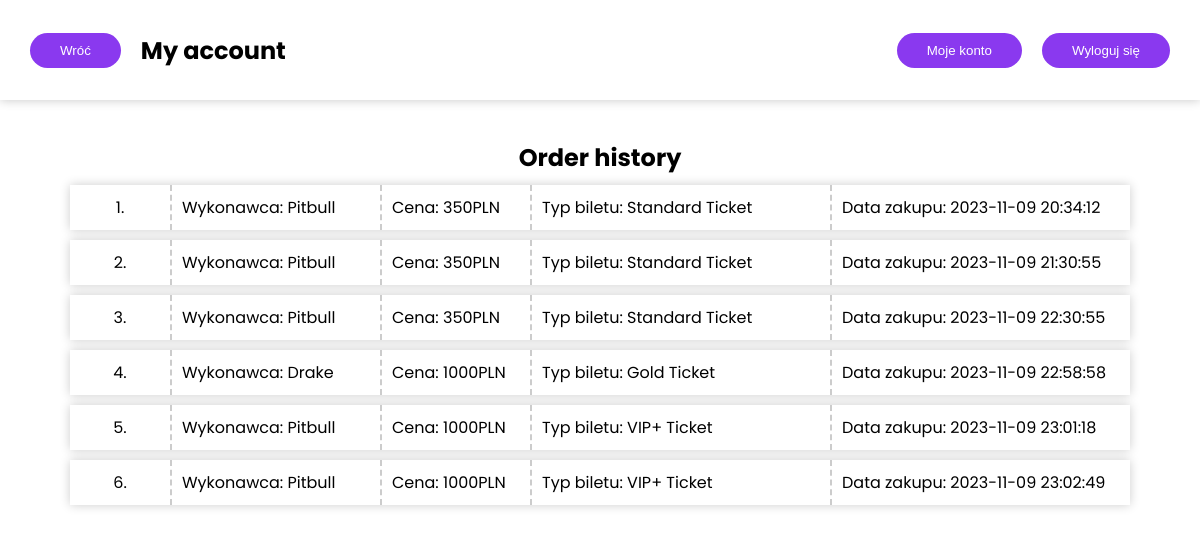
The app's page /account/account.php (signed in) with its own data.
### tables this page shows
CREATE TABLE `orders` (
  `orderID` int NOT NULL,
  `userName` varchar(255) NOT NULL,
  `eventName` varchar(255) NOT NULL,
  `eventID` int NOT NULL,
  `ticketPrice` float NOT NULL,
  `ticketName` varchar(255) NOT NULL,
  `ticketDate` varchar(255) NOT NULL
);

### account/account.php (the view, shortened to what this page needs)
<?php
  require_once $_SERVER['DOCUMENT_ROOT'] . '/tai_drugi/conn.php';
?>
<!DOCTYPE html>
<html lang="en">
  <head>
    <link rel="stylesheet" href="style.css" />
  </head>
  <body>
    <nav>
      <div class='functional-buttons'>
        <form action="../main/main.php" method="post">
          <input type="submit" value="Wróć" id="back-button" name="backbutton">
        </form>
        <span>
          <h1>
            My account
          </h1>
        </span>
      </div>
      <div class='functional-buttons'>
        <form method='post' action='../account/account.php'>
          <input type='submit' value='Moje konto' name="my-account"/>
        </form>
        <form action="account.php" method="post">
          <input type='submit' value='Wyloguj się' name='logout_input' />
        </form>
      </div>
    </nav>
    <article id="accounts-container">
      <h1>
        Order history
      </h1>
      <div class='order-history'>
        <?php
          $username = $_SESSION['username'];
          $orderedQ = "SELECT * FROM orders WHERE userName='$username'";
          $orderedTickers = mysqli_query($conn,$orderedQ);
          $i = 1;
          while($ticket = mysqli_fetch_assoc($orderedTickers)){
            echo "
              <div class='order-info'>
                <div class='order-count'>$i.</div>
                <div class='order-artist'>Wykonawca: $ticket[eventName]</div>
                <div class='order-price'>Cena: $ticket[ticketPrice]PLN</div>
                <div class='order-type'>Typ biletu: $ticket[ticketName]</div>
                <div class='order-date'>Data zakupu: $ticket[ticketDate]</div>
              </div>
            ";
            $i++;
          }
        ?>
      </div>
    </article>
</body>
</html>

### account/style.css (style rules this page uses)
body { font-family: "Poppins", sans-serif; margin: 0; overflow-x: hidden; animation: fadeIn 2s; }
h1 { margin: 0; }
nav { position: fixed; z-index: 9; height: 100px; width: 100vw; background: #fff; box-shadow: 0px 0px 10px 0px rgba(0, 0, 0, 0.226); padding: 0 30px; display: flex; align-items: center; justify-content: space-between; gap: 20px; }
nav .functional-buttons { display: flex; gap: 20px; align-items: center; }
nav .functional-buttons form { height: 35px; }
nav .functional-buttons form input { height: 100%; padding: 10px 30px; border: none; border-radius: 25px; background-color: #8a39ef; color: #fff; transition: 0.3s; }
* { box-sizing: border-box; }
article { min-height: 70vh; width: 100%; padding-top: 140px; display: flex; flex-direction: column; align-items: center; }
.order-history { width: 70%; }
.order-info { display: grid; grid-template-columns: 100px 0.7fr 0.5fr 1fr 1fr; box-shadow: 0px 0px 10px 0px rgba(0, 0, 0, 0.2); margin: 10px; }
.order-info div { padding: 10px; display: flex; align-items: center; border-left: 2px dashed rgba(0, 0, 0, 0.2); }
.order-info div:first-child { border: none; }
.order-info .order-count { grid-column: 1/2; justify-content: center; }
.order-info .order-artist { grid-column: 2/3; }
.order-info .order-price { grid-column: 3/4; }
.order-info .order-type { grid-column: 4/5; }
.order-info .order-date { grid-column: 5/6; }
@media (max-width: 1470px) { .order-history { width: 90%; } }

### records on screen
orders: eventName "Pitbull", ticketPrice "350", ticketName "Standard Ticket", ticketDate "2023-11-09 20:34:12"
orders: eventName "Pitbull", ticketPrice "350", ticketName "Standard Ticket", ticketDate "2023-11-09 21:30:55"
orders: eventName "Pitbull", ticketPrice "350", ticketName "Standard Ticket", ticketDate "2023-11-09 22:30:55"
orders: eventName "Drake", ticketPrice "1000", ticketName "Gold Ticket", ticketDate "2023-11-09 22:58:58"
orders: eventName "Pitbull", ticketPrice "1000", ticketName "VIP+ Ticket", ticketDate "2023-11-09 23:01:18"
orders: eventName "Pitbull", ticketPrice "1000", ticketName "VIP+ Ticket", ticketDate "2023-11-09 23:02:49"
